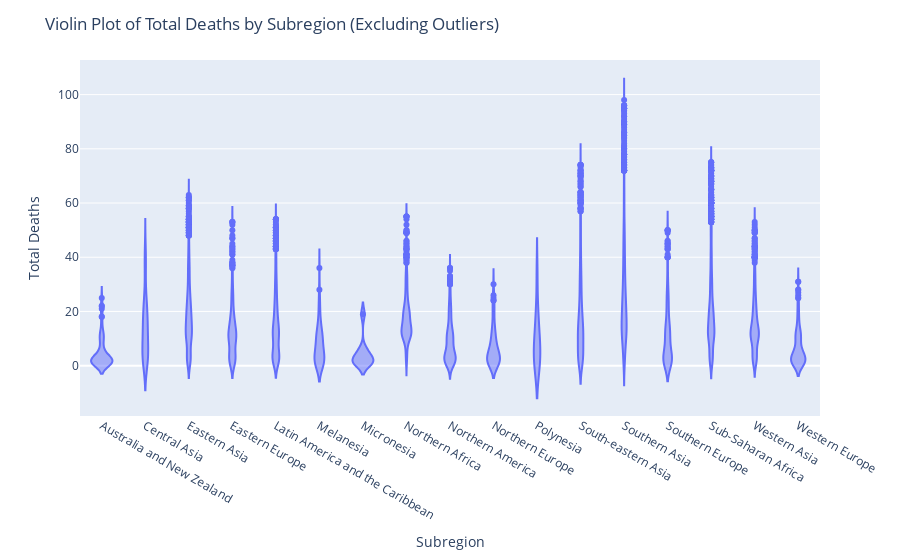

Notebook code for this chart:
### Code cell
import plotly.express as px
import pandas as pd

# Assuming df is your DataFrame with 'Subregion' and 'Total Deaths' columns

# Group by 'Subregion'
grouped = df.groupby('Subregion')

# Define a function to remove outliers within each group
def remove_outliers(group):
    Q1 = group['Total Deaths'].quantile(0.25)
    Q3 = group['Total Deaths'].quantile(0.75)
    IQR = Q3 - Q1
    return group[(group['Total Deaths'] > (Q1 - 1.5 * IQR)) & (group['Total Deaths'] < (Q3 + 1.5 * IQR))]

# Apply the function to each group and concatenate the results
df_filtered = grouped.apply(remove_outliers).reset_index(drop=True)

# Recalculate maximum 'Total Deaths' for each 'Subregion' after outliers have been removed
max_values = df_filtered.groupby('Subregion')['Total Deaths'].max()

# Sort the 'Subregion' categories by maximum values
sorted_subregions = max_values.sort_values(ascending=False).index

# Reorder the DataFrame based on sorted 'Subregion'
df['Subregion'] = pd.Categorical(df['Subregion'], categories=sorted_subregions, ordered=True)

# Group by 'Subregion' again to ensure the correct order for plotting
grouped_sorted = df.groupby('Subregion')

# Create the violin plot
fig = px.violin(df_filtered, x='Subregion', y='Total Deaths')

# Update layout
fig.update_layout(title='Violin Plot of Total Deaths by Subregion (Excluding Outliers)',
                  xaxis_title='Subregion',
                  yaxis_title='Total Deaths')

# Show the plot
fig.show()

### Figure 1 — Plotly figure (JSON) as saved in the notebook; plotly's stock layout.template omitted (floating-point values rounded to 4 significant figures; data arrays with more than 128 entries replaced by an {"elided": "..."} marker saying what was removed)
{"data": [{"alignmentgroup": "True", "box": {"visible": false}, "hovertemplate": "Subregion=%{x}<br>Total Deaths=%{y}<extra></extra>", "legendgroup": "", "marker": {"color": "#636efa"}, "name": "", "offsetgroup": "", "orientation": "v", "scalegroup": "True", "showlegend": false, "type": "violin", "x": {"elided": "11051 str values"}, "x0": " ", "xaxis": "x", "y": {"elided": "11051 int values"}, "y0": " ", "yaxis": "y"}], "layout": {"legend": {"tracegroupgap": 0}, "margin": {"t": 60}, "title": {"text": "Violin Plot of Total Deaths by Subregion (Excluding Outliers)"}, "violinmode": "group", "xaxis": {"anchor": "y", "domain": [0, 1], "title": {"text": "Subregion"}}, "yaxis": {"anchor": "x", "domain": [0, 1], "title": {"text": "Total Deaths"}}}}
